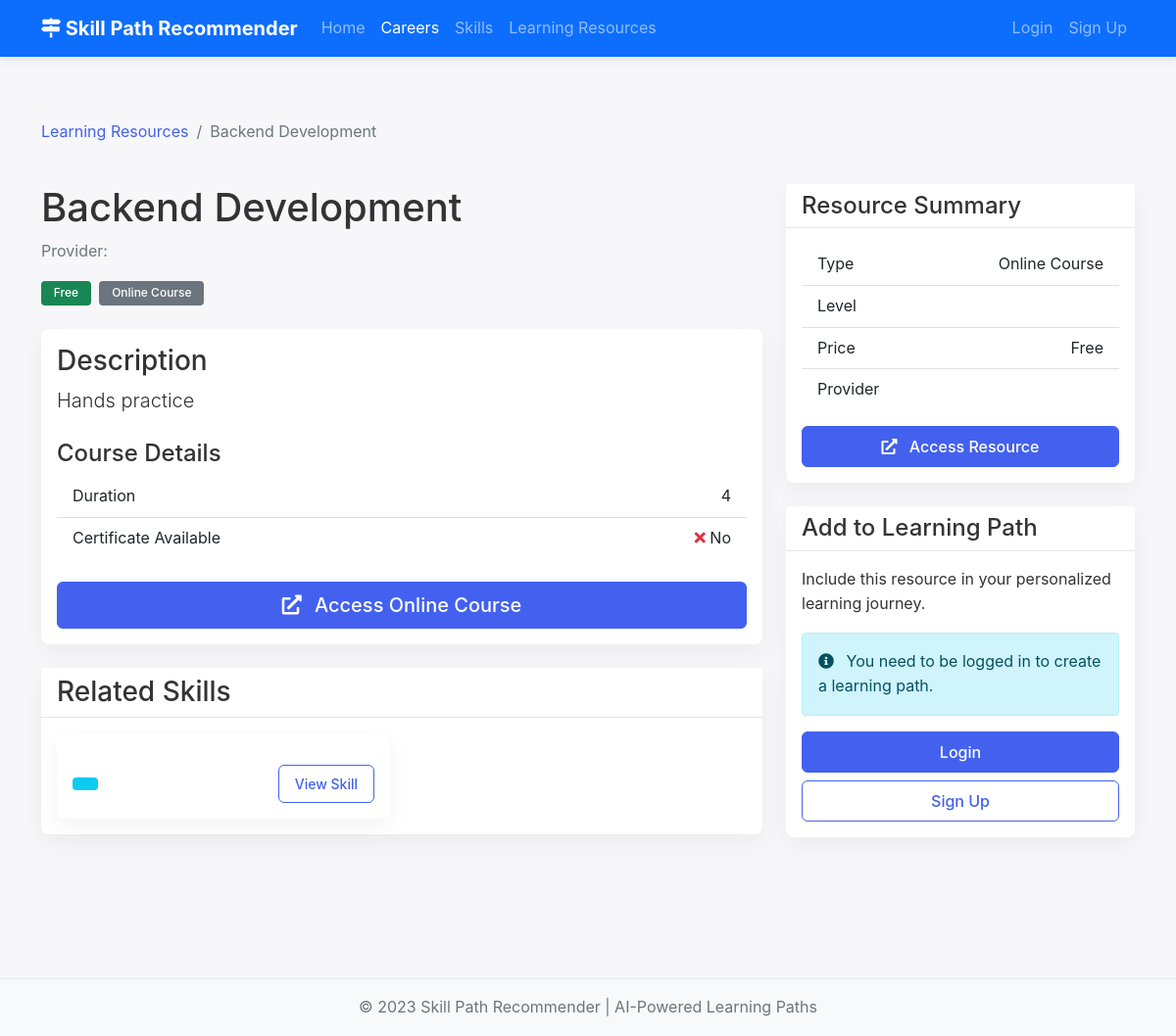
Screenshot of /careers/resources/1/ with the database file from the repository.
### careers/models.py (models this page shows, shortened)
class LearningResource(models.Model):
    RESOURCE_TYPES = (
        ('course', 'Online Course'),
        ('book', 'Book'),
        ('video', 'Video Tutorial'),
        ('article', 'Article'),
        ('documentation', 'Documentation'),
        ('tool', 'Interactive Tool'),
        ('other', 'Other'),
    )
    DIFFICULTY_LEVELS = (
        ('beginner', 'Beginner'),
        ('intermediate', 'Intermediate'),
        ('advanced', 'Advanced'),
        ('all', 'All Levels'),
    )
    title = models.CharField(max_length=200)
    description = models.TextField()
    url = models.URLField(max_length=500)
    resource_type = models.CharField(max_length=20, choices=RESOURCE_TYPES)
    difficulty = models.CharField(max_length=20, choices=DIFFICULTY_LEVELS, default='all')
    skills = models.ManyToManyField(Skill, related_name='resources')
    duration = models.CharField(max_length=50, blank=True)  # e.g., "2 hours", "4 weeks"
    is_free = models.BooleanField(default=True)
    rating = models.DecimalField(max_digits=3, decimal_places=1, null=True, blank=True)  # 1.0 to 5.0
    created_at = models.DateTimeField(auto_now_add=True)
    updated_at = models.DateTimeField(auto_now=True)

class Skill(models.Model):
    name = models.CharField(max_length=100)
    slug = models.SlugField(max_length=120, unique=True)
    description = models.TextField()
    category = models.CharField(max_length=50)  # e.g., Technical, Soft Skill, Tool
    careers = models.ManyToManyField(Career, related_name='required_skills', through='CareerSkill')
    created_at = models.DateTimeField(auto_now_add=True)
    updated_at = models.DateTimeField(auto_now=True)

### careers/views.py (the view)
# urls.py: path('resources/<int:resource_id>/', views.resource_detail, name='resource_detail'),
def resource_detail(request, resource_id):
    resource = get_object_or_404(LearningResource, id=resource_id)
    skills = resource.skills.all()
    context = {
        'resource': resource,
        'skills': skills,
    }
    return render(request, 'careers/resource_detail.html', context)

### templates/careers/resource_detail.html (shortened to what this page needs)
{% extends 'base.html' %}
{% block content %}
<div class="row mb-4">
    <div class="col-12">
        <nav aria-label="breadcrumb">
            <ol class="breadcrumb">
                <li class="breadcrumb-item"><a href="{% url 'resources_list' %}">Learning Resources</a></li>
                <li class="breadcrumb-item active" aria-current="page">{{ resource.title }}</li>
            </ol>
        </nav>
    </div>
</div>
<div class="row mb-5">
    <div class="col-lg-8">
        <div class="mb-4">
            <h1 class="mb-2">{{ resource.title }}</h1>
            <p class="text-muted">Provider: {{ resource.provider }}</p>
            <div class="mb-4">
                <span class="badge {% if resource.is_free %}bg-success{% else %}bg-warning{% endif %} me-1">
                    {% if resource.is_free %}Free{% else %}Paid{% endif %}
                </span>
                <span class="badge bg-secondary me-1">{{ resource.get_resource_type_display }}</span>
            </div>
        </div>
        <div class="card mb-4">
            <div class="card-body">
                <h3>Description</h3>
                <p class="lead">{{ resource.description }}</p>
                {% if resource.resource_type == 'course' %}
                <div class="mt-4">
                    <h4>Course Details</h4>
                    <ul class="list-group list-group-flush">
                        <li class="list-group-item d-flex justify-content-between align-items-center">
                            <span>Duration</span>
                            <span>{{ resource.duration|default:"Not specified" }}</span>
                        </li>
                        <li class="list-group-item d-flex justify-content-between align-items-center">
                            <span>Certificate Available</span>
                            <span>
                                {% if resource.has_certificate %}
                                <i class="fas fa-check text-success"></i> Yes
                                {% else %}
                                <i class="fas fa-times text-danger"></i> No
                                {% endif %}
                            </span>
                        </li>
                    </ul>
                </div>
                {% endif %}
                <div class="d-grid gap-2 mt-4">
                    <a href="{{ resource.url }}" target="_blank" class="btn btn-primary btn-lg">
                        <i class="fas fa-external-link-alt me-2"></i> Access {{ resource.get_resource_type_display }}
                    </a>
                </div>
            </div>
        </div>
        <div class="card">
            <div class="card-header">
                <h3 class="mb-0">Related Skills</h3>
            </div>
            <div class="card-body">
                {% if skills %}
                <div class="row row-cols-1 row-cols-md-2 g-4">
                    {% for skill_item in skills %}
                    <div class="col">
                        <div class="card h-100">
                            <div class="card-body">
                                <div class="d-flex justify-content-between align-items-center">
                                    <span class="badge bg-info">
                                    </span>
                                    <a href="{% url 'skill_detail' skill_id=skill_item.skill.id %}" class="btn btn-sm btn-outline-primary">
                                        View Skill
                                    </a>
                                </div>
                            </div>
                        </div>
                    </div>
                    {% endfor %}
                </div>
                {% else %}
                <p>No specific skills are associated with this resource.</p>
                {% endif %}
            </div>
        </div>
    </div>
    <div class="col-lg-4">
        <div class="card mb-4 sticky-top" style="top: 20px;">
            <div class="card-header">
                <h4 class="mb-0">Resource Summary</h4>
            </div>
            <div class="card-body">
                <ul class="list-group list-group-flush">
                    <li class="list-group-item d-flex justify-content-between align-items-center">
                        <span>Type</span>
                        <span>{{ resource.get_resource_type_display }}</span>
                    </li>
                    <li class="list-group-item d-flex justify-content-between align-items-center">
                        <span>Level</span>
                    </li>
                    <li class="list-group-item d-flex justify-content-between align-items-center">
                        <span>Price</span>
                        <span>{% if resource.is_free %}Free{% else %}Paid{% endif %}</span>
                    </li>
                    <li class="list-group-item d-flex justify-content-between align-items-center">
                        <span>Provider</span>
                    </li>
                </ul>
                <div class="d-grid gap-2 mt-3">
                    <a href="{{ resource.url }}" target="_blank" class="btn btn-primary">
                        <i class="fas fa-external-link-alt me-2"></i> Access Resource
                    </a>
                </div>
            </div>
        </div>
        <div class="card">
            <div class="card-header">
                <h4 class="mb-0">Add to Learning Path</h4>
            </div>
            <div class="card-body">
                <p>Include this resource in your personalized learning journey.</p>
                {% if user.is_authenticated %}
                <a href="{% url 'generate_path' %}" class="btn btn-outline-primary w-100">
                    <i class="fas fa-plus-circle me-2"></i> Create New Path
                </a>
                {% else %}
                <div class="alert alert-info mb-3">
                    <i class="fas fa-info-circle me-2"></i> You need to be logged in to create a learning path.
                </div>
                <a href="{% url 'login' %}?next={% url 'resource_detail' resource_id=resource.id %}" class="btn btn-primary w-100 mb-2">
                    Login
                </a>
                <a href="{% url 'signup' %}" class="btn btn-outline-primary w-100">
                    Sign Up
                </a>
                {% endif %}
            </div>
        </div>
    </div>
</div>
{% endblock %}

### static/css/main.css (style rules this page uses)
:root { --primary: #4361ee; --primary-dark: #3347c2; --secondary: #7209b7; --success: #38b000; --info: #4cc9f0; --warning: #ffbe0b; --danger: #e63946; --light: #f8f9fa; --dark: #212529; --gray: #6c757d; --gray-light: #e9ecef; }
body { font-family: 'Inter', 'Segoe UI', Roboto, 'Helvetica Neue', sans-serif; line-height: 1.6; color: #333; background-color: #f7f7f9; min-height: 100vh; display: flex; flex-direction: column; }
a { color: var(--primary); text-decoration: none; }
.card { border: 0; border-radius: 0.5rem; box-shadow: 0 0.5rem 1.5rem rgba(0,0,0,0.05); transition: transform 0.3s ease, box-shadow 0.3s ease; }
.card-header { background-color: white; font-weight: 600; border-bottom: 1px solid rgba(0,0,0,0.1); }
.btn { border-radius: 0.375rem; font-weight: 500; padding: 0.5rem 1rem; }
.btn-primary { background-color: var(--primary); border-color: var(--primary); }
.btn-outline-primary { color: var(--primary); border-color: var(--primary); }
.badge { font-weight: 500; padding: 0.4rem 0.8rem; }

### rows the page displays
LearningResource: title "Backend Development", resource_type "Online Course", description "Hands practice", duration "4"
